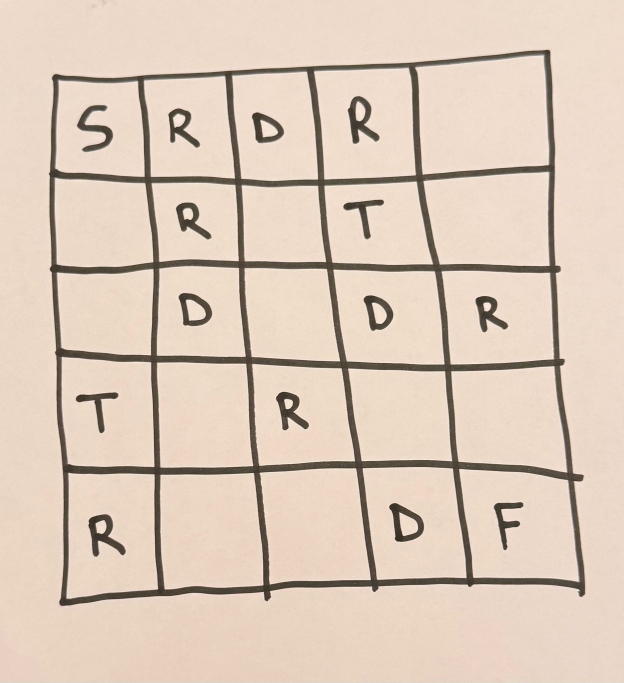
#> input picture img4.png, 1870 x 2048 px (shown at 1/3 size)
$ python cropping.py
#> lines starting #> are read from the running program, lines starting #| are printed output that depends on the picture; after the words box and inside, x2 and y2 are one past the last pixel; in counts of white or black regions, pixels touching at a corner belong together
import cv2
import numpy as np
import matplotlib.pyplot as plt
from matplotlib.widgets import Slider
from scipy.signal import find_peaks, peak_widths
from scipy.ndimage import gaussian_filter1d
import sys

DIM = 1000  # dimensione warp
def crop(filename, n_rows, n_cols):
    # Carica e trova la griglia
#> called with filename = 'img4.png', n_rows = 5, n_cols = 5
    img = cv2.imread(filename)
#> img is the input picture: shape (2048, 1870, 3); mean B, G, R 186.1, 202.4, 220.7
    if img is None:
        print("Img not found")
        sys.exit()

    gray = cv2.cvtColor(img, cv2.COLOR_BGR2GRAY) #conversione da scala di colori a scala di grigi
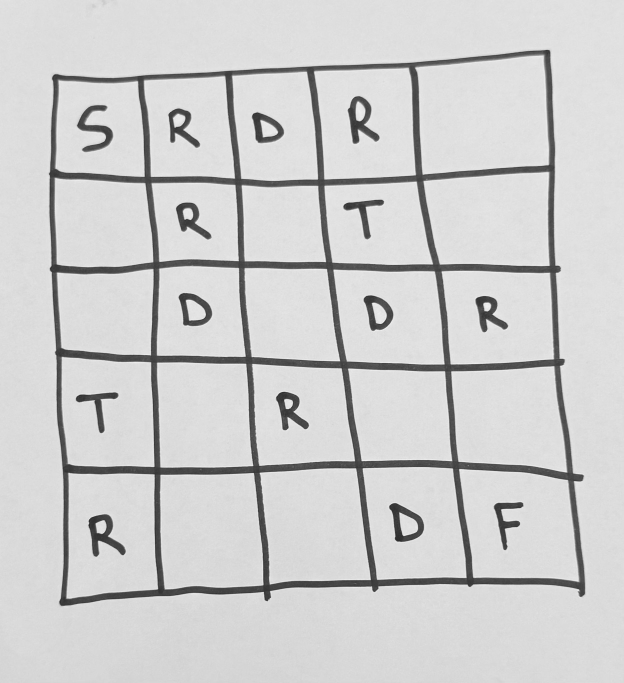
#> gray: shape (2048, 1870) (shown at 1/3 size); min 24, max 252, mean 206
    _, negative_img = cv2.threshold(gray, 0, 255, cv2.THRESH_BINARY_INV | cv2.THRESH_OTSU) #otsu calcola automaticamente la soglia di colori ottimale
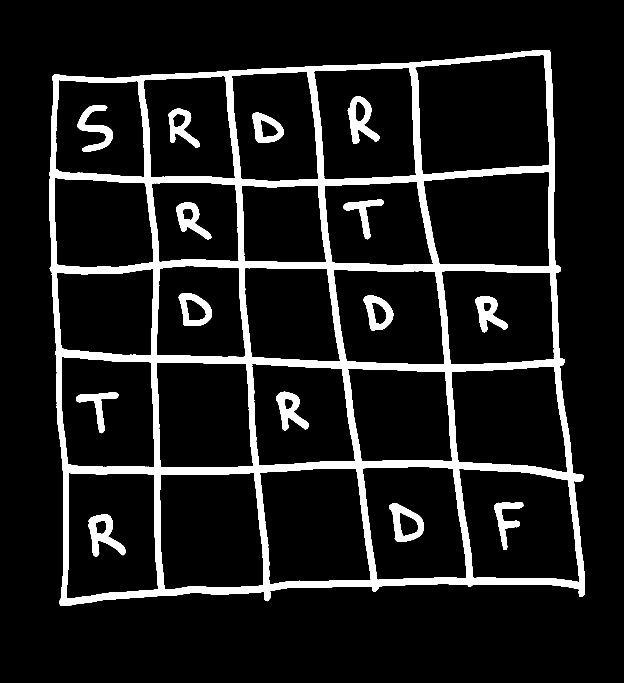
#> negative_img: shape (2048, 1870) (shown at 1/3 size); 10.5% white; 15 white regions

    find_contours , _= cv2.findContours(negative_img, cv2.RETR_EXTERNAL, cv2.CHAIN_APPROX_SIMPLE) #retr external considera solo il perimetro esterno escludendo la parte interna, chainApprox che comprime segmenti lineari, prende solo gli estremi di una linea
#> find_contours = 1 contour; box (x1, y1, x2, y2) and area: (147, 150, 1755, 1818) 2389103
    find_biggest_contours  = sorted(find_contours, key=cv2.contourArea, reverse=True) #la funzione sorted ordina in ordine decrescente i valori trovati (reverse = True)
#> find_biggest_contours has the same summary as find_contours

    if not find_biggest_contours:
        print("Grid not found")
        sys.exit()

    def order_points(corners):
        TL_BR = corners.sum(1) #Top Left e Bottom Right; somma x e y per ogni angolo
        TR_BL = (corners[:,0] - corners[:,1]) #è come se facessi x - y iterando i signoli valori
        src = np.float32([corners[np.argmin(TL_BR)], corners[np.argmax(TR_BL)], corners[np.argmax(TL_BR)], corners[np.argmin(TR_BL)]])
        return src

    corners = None

    c = find_biggest_contours[0] #prendo contorno più grande
#> c = contour of 1033 points, box (x1, y1, x2, y2) (147, 150, 1755, 1818), area 2389103
    corners = cv2.boxPoints(cv2.minAreaRect(c)).astype(np.float32) #BoxPoints serve a raddrizzare la griglia prima di tagliare le celle, restituisce 4 angoli partendo dal centro la dimensione e l'angolo restituiti da minAreaReact; minAreaReact usa un rettangolo ruotato, per aderire perfettamente al bordo dell'input passato
#> corners = [[178.7, 1835.2], [131.3, 193.4], [1713.1, 147.7], [1760.5, 1789.5]]
    src = order_points(corners)
#> in order_points, `TL_BR = corners.sum(1)`: TL_BR = [2013.9, 324.7, 1860.8, 3550]
#> in order_points, `TR_BL = (corners[:,0] - corners[:,1])`: TR_BL = [-1656.5, -62.13, 1565.3, -29]
#> in order_points, `src = np.float32([corners[np.argmin(TL_BR)], corners[np.argmax(TR_BL)]..`: src = [[131.3, 193.4], [1713.1, 147.7], [1760.5, 1789.5], [178.7, 1835.2]]
    dst = np.float32([[0,0],[DIM-1,0],[DIM-1,DIM-1],[0,DIM-1]])
    warped = cv2.warpPerspective(gray, cv2.getPerspectiveTransform(src, dst), (DIM, DIM))
    warped = cv2.morphologyEx(
    cv2.threshold(warped, 0, 255, cv2.THRESH_BINARY_INV | cv2.THRESH_OTSU)[1],
        cv2.MORPH_OPEN, np.ones((3,3), np.uint8))
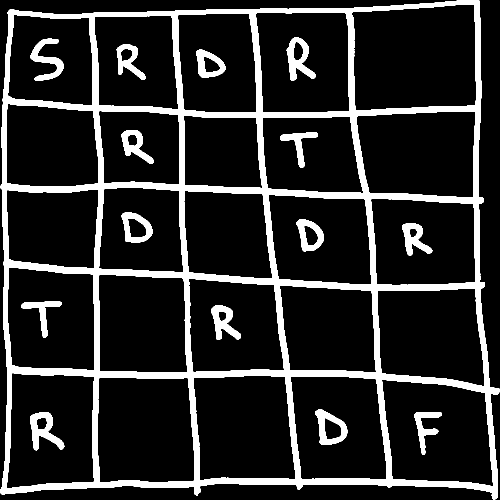
#> warped: shape (1000, 1000) (shown at 1/2 size); 15.5% white; 15 white regions, largest, box (x1, y1, x2, y2) and area: (0, 0, 1000, 999) 128834, (60, 824, 129, 901) 2310, (573, 75, 632, 161) 2270


    # 2. Trova intervalli celle
    def get_intervals(proj, n):
        # Filtro più deciso per unificare le righe del pennarello
        p = gaussian_filter1d(proj, sigma=5)

        # Distanza minima forzata: le righe non possono essere più vicine di metà della cella ideale
        expected_size = DIM / n
        min_distance = int(expected_size * 0.5)

        # Cerca picchi. Prominence adattiva.
        peaks, _ = find_peaks(p, prominence=p.max()*0.2, distance=min_distance)

        # Se non trovo abbastanza righe, fallback matematico standard
        if len(peaks) < n-1:
            return [(int(i*DIM/n), int((i+1)*DIM/n)) for i in range(n)]

        # COSTRUZIONE MURI
        #diminusici questo valore in base allo spessore della linea #per immagine
        #img4 ho usato 32
        #test3 ho usato 10

        WALL_HALF_WIDTH = 10

        walls = []
        for pk in peaks:
            walls.append(max(0, int(pk - WALL_HALF_WIDTH))) # Inizio muro
            walls.append(min(DIM, int(pk + WALL_HALF_WIDTH))) # Fine muro

        bounds = [0] + walls + [DIM]
        gaps = [(bounds[i]+4, bounds[i+1]-4) for i in range(0, len(bounds)-1, 2)]

        valid_gaps = []
        for gap in gaps:
            width = gap[1] - gap[0]
            if width >10: # Scarta cose troppo piccole per essere celle
                valid_gaps.append(gap)

        # SELEZIONE GAP MIGLIORE:
        # Invece di prendere i più grandi (rischio di unire due celle),
        # prendiamo quelli più vicini alla dimensione ideale (expected_size).
        valid_gaps.sort(key=lambda x: abs((x[1]-x[0]) - expected_size))

        # Prendi i migliori 'n', poi riordinali per posizione (sinistra->destra)
        return sorted(valid_gaps[:n], key=lambda x: x[0])

    # Richiamo (fondamentale passare la proiezione corretta)
    rows = get_intervals(warped.sum(axis=1), n_rows)
#> in get_intervals, `p = gaussian_filter1d(proj, sigma=5)`: p = 1000 values, max 162903 at index 966, min 2331 at index 999, mean 39510.2
#> in get_intervals, `peaks, _ = find_peaks(p, prominence=p.max()*0.2, distance=min_distance)`: peaks = [24, 223, 378, 571, 748, 966]
#> the loop in get_intervals, `for pk in peaks:` made 6 passes
#> pk on passes 1 to 6: 24, 223, 378, 571, 748, 966
#> after the loop in get_intervals, `for pk in peaks:`: walls = [14, 34, 213, 233, 368, 388, 561, 581, 738, 758, 956, 976]
#> in get_intervals, `bounds = [0] + walls + [DIM]`: bounds = [0, 14, 34, 213, 233, 368, 388, 561, 581, 738, 758, 956, 976, 1000]
#> in get_intervals, `gaps = [(bounds[i]+4, bounds[i+1]-4) for i in range(0, len(bounds)-1, ..`: gaps = [(4, 10), (38, 209), (237, 364), (392, 557), (585, 734), (762, 952), (980, 996)]
#> the loop in get_intervals, `for gap in gaps:` made 7 passes
#> (gap, width) on passes 1 to 7: ((4, 10), 6), ((38, 209), 171), ((237, 364), 127), ((392, 557), 165), ((585, 734), 149), ((762, 952), 190), ((980, 996), 16)
#> after the loop in get_intervals, `for gap in gaps:`: valid_gaps = [(38, 209), (237, 364), (392, 557), (585, 734), (762, 952), (980, 996)]
#> rows = [(38, 209), (237, 364), (392, 557), (585, 734), (762, 952)]
    cols = get_intervals(warped.sum(axis=0), n_cols)
#> the loop in get_intervals (call 2), `for pk in peaks:` made 6 passes
#> pk on passes 1 to 6: 13, 193, 364, 518, 749, 955
#> the loop in get_intervals (call 2), `for gap in gaps:` made 7 passes
#> (gap, width) on passes 1 to 7: ((4, -1), -5), ((27, 179), 152), ((207, 350), 143), ((378, 504), 126), ((532, 735), 203), ((763, 941), 178), ((969, 996), 27)
#> cols = [(27, 179), (207, 350), (378, 504), (532, 735), (763, 941)]

    # --- 3. Pulisci ogni cella ---
    def clean_cell(cell):
        cell[:3,:] = cell[-3:,:] = cell[:,:3] = cell[:,-3:] = 0 #creo un bordo nero di 3px per eliminare residui delle linee della griglia
        n, labels, stats, _ = cv2.connectedComponentsWithStats(cell) #analizza immagine e raggruppa pixel bianchi che si trovano vicini tra loro
        if n < 2:
            return np.zeros((28,28), np.uint8) #se l'isola è troppo piccola mettiamo direttamente lo sfondo nero
        best_idx = 1 + np.argmax(stats[1:, cv2.CC_STAT_AREA])   #con stats prendo le informazioni sulle "isole" (pixel) a partire dall'isola 1
                                                                #(0 sarebbe l'area più grande ovvero lo sfondo nero). cv2CC_STAT dice di considerare tutto
                                                                #il blocco di pixel uniti (area) che verrà preso da argmax. Aggiungo 1 per la colonna
                                                                #aggiunta intorno. Returna l'indice dell'isola maggiore trovata

        x, y, w, h, area = stats[best_idx]  #x,y coordinate ancgolo in alto a sinistra del rettangolo che contene l'oggetto
                                            #w larghezza del rettangolo, h altezza del rettangolo

        # Filtro proporzionale: l'oggetto deve occupare almeno il 2% dell'area della cella.
        # Una lettera reale occupa tipicamente il 5-20%, mentre un artefatto/residuo di
        # linea occupa meno dell'1-2%. Questo filtro è robusto per qualsiasi dimensione di griglia.
        H_cell, W_cell = cell.shape
        cell_area = H_cell * W_cell
        if area < cell_area * 0.02: #se l'oggetto occupa meno del 2% della cella, è rumore
            return np.zeros((28, 28), np.uint8)

        rapporto = w / h
        if rapporto > 5 or rapporto < 0.2: #se l'area è molto sproporzionata in lunghezza o larghezza setto a nero
            return np.zeros((28, 28), np.uint8)

        is_vertical_line = w < 6 and (h > H_cell * 0.5) #se l'oggetto è molto fino ma anche lungo allora fa parte della griglia verticale
        is_horizontal_line = h < 6 and (w > W_cell * 0.5) #se l'oggetto è molto fino ma anche largo allora fa parte della linea orizzonatale
        if is_vertical_line or is_horizontal_line:
            return np.zeros((28, 28), np.uint8)
        digit = (labels[y:y+h, x:x+w] == best_idx).astype(np.uint8) * 255   #ritaglio dalla mapp solo il rettangolo in cui si trova la lettera (ottengo una nuova mappa con TRUE e FALSE)
                                                                            #faccio casting a 0,1 e moltiplico per 255 per avere il bianco

        # Calcola quanto bordo nero aggiungere sopra/sotto e destra/sinistra
        bordo = max(w, h) + 6 #il qudrato deve essere lungo almeno quanto il lato più lungo della lettera, 6 è quello che aggiungo per dare spazio
        dy, dx = (bordo - h), (bordo - w)

        # Aggiungi i bordi: ((Top, Bottom), (Left, Right))
        square = np.pad(digit, ((dy//2, dy - dy//2), (dx//2, dx - dx//2)))  # np.pad va a riempire sopra sotto, destra/sinistra di pixel neri fino a raggiungere lo spazio desiderato
                                                                            # questo lo rappresento con una tupla di tuple ((sopra, sotto), (sinistra, destra))

        return cv2.resize(square, (28, 28), interpolation=cv2.INTER_AREA) #interpolation è un metodo matematico per evitare di avere linee troppo pixelose quando vado a ridimensionare l'immagine

    # --- 4. Estrai tutte le celle ---
    cells = []
    for i, r in enumerate(rows[:n_rows]):
        for j, c in enumerate(cols[:n_cols]):
            cells.append((i, j, clean_cell(warped[r[0]:r[1], c[0]:c[1]])))  #dove i è il numero della riga, j della colonna r[0]:R[1] dimensione della cella rispetto alla riga relativamente la stessa cosa per c
#> this loop made 5 passes
#> r on passes 2 to 5: (237, 364), (392, 557), (585, 734), (762, 952)
#> r on pass 1: (38, 209)
#> pass 1, in clean_cell, `n, labels, stats, _ = cv2.connectedComponentsWithStats(cell)`:
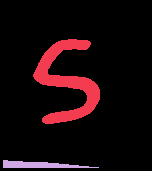
#> labels: shape (171, 152) int32; 3 distinct labels, from 0 to 2; one colour per label, 0 black
#> pass 1, in clean_cell, `digit = (labels[y:y+h, x:x+w] == best_idx).astype(np.uint8) * 255`:
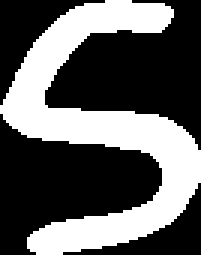
#> digit: shape (85, 67) (shown 3 times larger); 37.4% white; 1 white region, box (x1, y1, x2, y2) and area: (0, 0, 67, 85) 2129
#> pass 1, in clean_cell (call 2), `n, labels, stats, _ = cv2.connectedComponentsWithStats(cell)`:
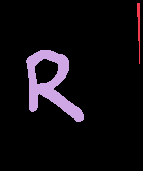
#> labels: shape (171, 143) int32; 3 distinct labels, from 0 to 2; one colour per label, 0 black
#> after the loop, cells = 25 items
    #print(cells[0])
    return cells

if __name__ == "__main__":
    n_rows = 5
    n_cols = 5
    cells = crop("img4.png", n_rows, n_cols )
#> cells = 25 items
    # --- 5. Visualizza griglia ---
    fig1, axes = plt.subplots(n_rows, n_cols , figsize=(8, 8))
    for i, j, cell in cells:
        axes[i, j].imshow(cell, cmap="gray")
        axes[i, j].axis("off")
#> this loop made 25 passes
#> (i, j) on passes 2 to 13: (0, 1), (0, 2), (0, 3), (0, 4), (1, 0), (1, 1), (1, 2), (1, 3), (1, 4), (2, 0), (2, 1), (2, 2)
#> j on pass 1: 0
    plt.tight_layout()

    # --- 6. Visualizza cella singola con slider ---
    fig2, ax2 = plt.subplots(figsize=(4, 4))
    plt.subplots_adjust(bottom=0.2)
    im = ax2.imshow(cells[0][2], cmap="gray")
    ax2.axis("off")
    title = ax2.set_title(f"Cella (0, 0) — 1/{len(cells)}")

    slider_ax = fig2.add_axes([0.15, 0.06, 0.7, 0.04])
    slider = Slider(slider_ax, "Cella", 0, len(cells)-1, valinit=0, valstep=1)

    def update(val):
        idx = int(slider.val)
        i, j, cell = cells[idx]
        im.set_data(cell)
        ax2.set_title(f"Cella ({i}, {j}) — {idx+1}/{len(cells)}")
        fig2.canvas.draw_idle()

    slider.on_changed(update)

    def on_key(event):
        if event.key == "right" and slider.val < len(cells)-1:
            slider.set_val(slider.val + 1)
        elif event.key == "left" and slider.val > 0:
            slider.set_val(slider.val - 1)

    fig2.canvas.mpl_connect("key_press_event", on_key)

    plt.show()
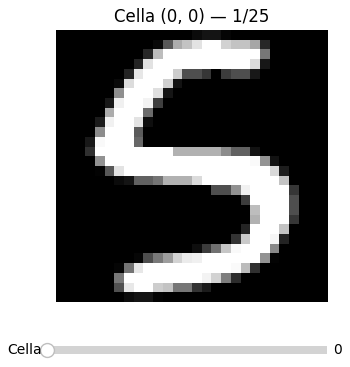
#> figure drawn by matplotlib, 2 panels
